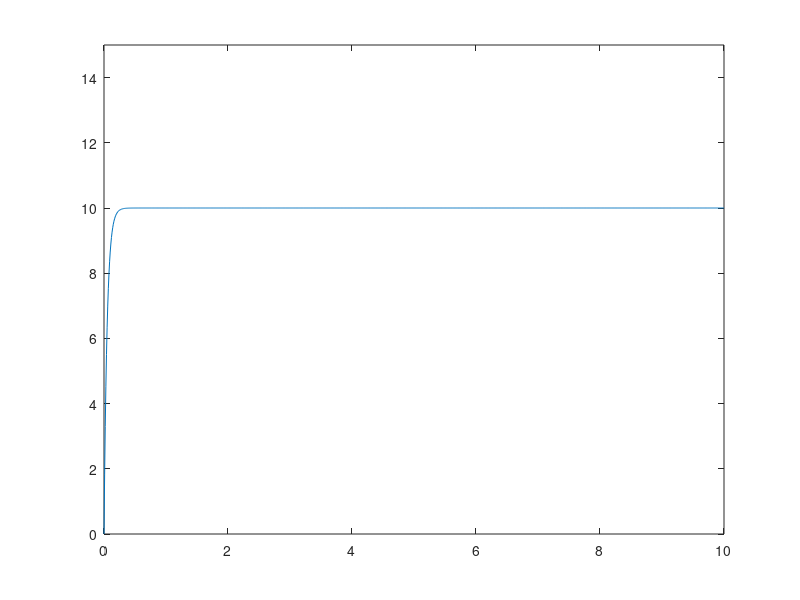

Reproduce this figure in MATLAB.
% capacitor discharging
clc;
clear;
close all;
t = linspace(0,10,1000);
v=10;
r=5;
c=10e-3;
vc = v*(1-exp(-t./(r*c)));
plot(t,vc),axis([0 10 0 15])
